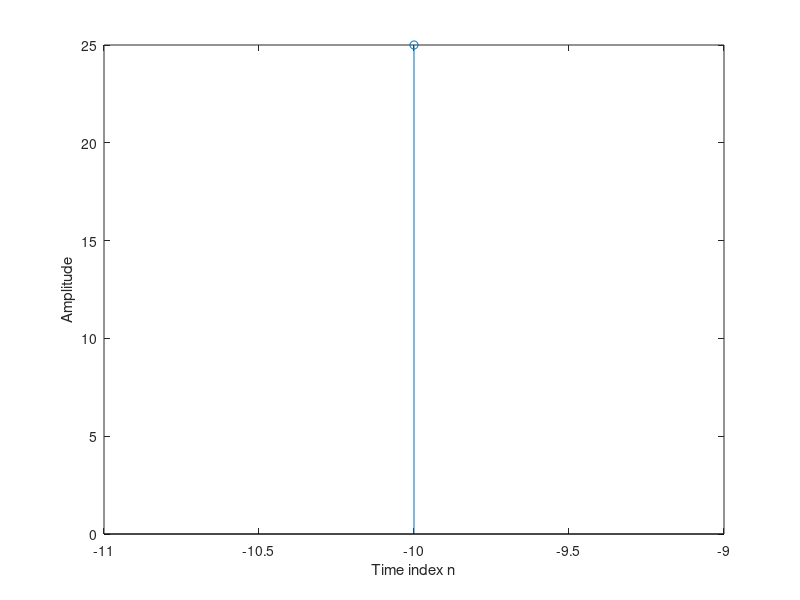

This figure's MATLAB source:
a = input('Type in the first sequence = ');
b = input('Type in the second sequence = ');
z1=input('ref1');
z2=input('ref2');
la=length(a);
lb=length(b);
start=-(z1+z2);
M=la+lb-1;
n = start:1:M+start-1;
res=zeros(5);
for i=1:la
    for j=1:lb
        res(i+j)=res(i+j)+a(i)*b(j);
    end
end
res1=res(2:M+1);
stem(n,res1)
xlabel('Time index n'); ylabel('Amplitude');